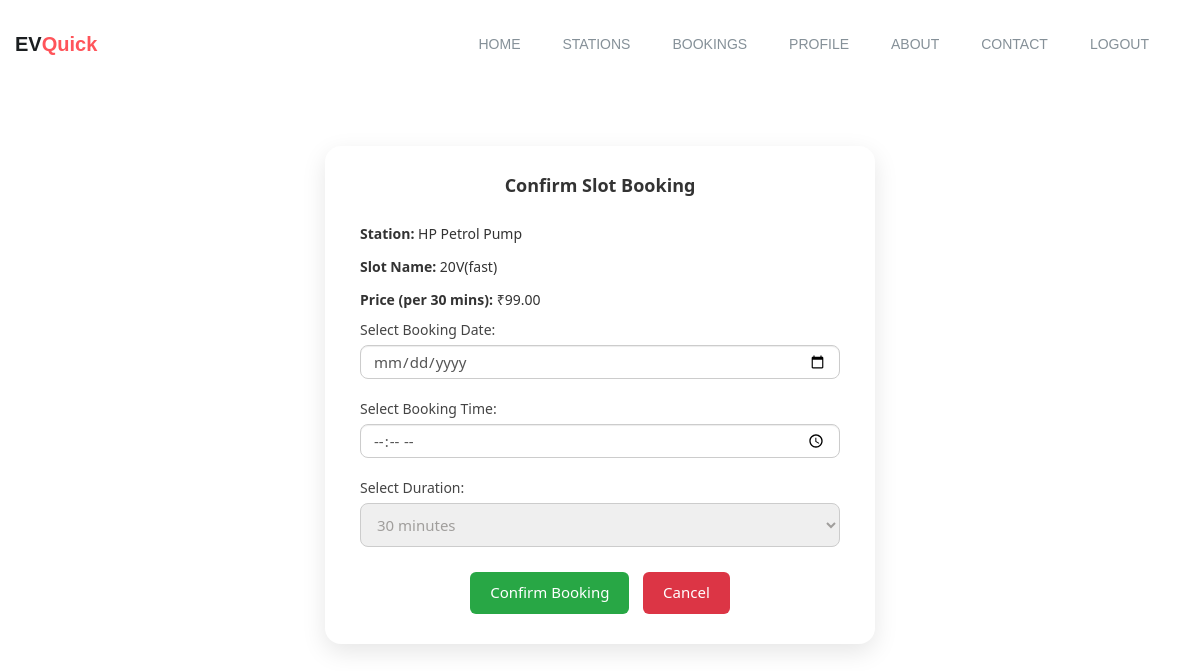
Page /book_slot/1/ (signed in) on the committed database.
### staff/models.py (models this page shows, shortened)
class AvailableSlot(models.Model):
    station = models.ForeignKey(Station, on_delete=models.CASCADE)
    name=models.CharField(max_length=150)
    price=models.DecimalField(max_digits=10,decimal_places=2)
    is_booked = models.BooleanField(default=False)

class Station(models.Model):
    user=models.ForeignKey(AdminUser,on_delete=models.CASCADE)
    name=models.CharField(max_length=200)
    district=models.CharField(max_length=200,choices=Location.DISTRICT_CHOICES)
    location=models.ForeignKey(Location,on_delete=models.CASCADE)

### user/views.py (the view, shortened to what this page needs)
# urls.py: path('book_slot/<int:book_id>/',views.book_slot,name='book_slot'),
@login_required
def book_slot(request, book_id):
    client = Client.objects.get(user=request.user)
    slot = get_object_or_404(AvailableSlot, id=book_id)
    return render(request, 'app/book_slot.html', {'slot': slot})

### user/template/app/book_slot.html (shortened to what this page needs)
{% extends 'app/user_header.html' %}
{% block content %}
<div class="booking-card">
    <h2>Confirm Slot Booking</h2>
    <form method="post">
        <div class="slot-info">
            <p><strong>Station:</strong> {{ slot.station.name }}</p>
            <p><strong>Slot Name:</strong> {{ slot.name }}</p>
            <p><strong>Price (per 30 mins):</strong> ₹{{ slot.price }}</p>
        </div>
        <label class="form-label" for="booking_date">Select Booking Date:</label>
        <input type="date" name="booking_date" required class="form-control">
        <label class="form-label" for="booking_time">Select Booking Time:</label>
        <input type="time" name="booking_time" required class="form-control">
        <label class="form-label" for="duration_minutes">Select Duration:</label>
        <select name="duration_minutes" class="form-select" required>
            <option value="30">30 minutes</option>
        </select>
        <div style="text-align: center;">
            <button type="submit" class="btn-primary">Confirm Booking</button>
            <a href="{% url 'user_slot_list' slot.station.id %}" class="btn-secondary">Cancel</a>
        </div>
    </form>
</div>
{% endblock %}

### static/css/bootsnav.css (style rules this page uses)
body { -webkit-transition: all 0.3s ease-in-out; -moz-transition: all 0.3s ease-in-out; -o-transition: all 0.3s ease-in-out; -ms-transition: all 0.3s ease-in-out; transition: all 0.3s ease-in-out; }

### static/css/style.css (style rules this page uses)
* { padding: 0; margin: 0; }
* { -webkit-box-sizing:border-box; -moz-box-sizing:border-box; -o-box-sizing:border-box; -ms-box-sizing:border-box; box-sizing:border-box; }
body { font-family: 'Poppins', sans-serif; font-size:14px; color:#a09e9c; text-transform:initial; max-width:1920px; margin:0 auto; overflow-x:hidden; }
a,a:hover,a:active,a:focus { display:inline-block; text-decoration:none; color: #343a3f; font-size:16px; padding:0; font-weight: 500; text-transform: capitalize; }
h1,h2,h3,h4,h5,h6 { margin: 0; color:#343a3f; font-size: 18px; font-weight: 500; text-transform: capitalize; }
p { margin: 0; color:#767f86; font-size:14px; line-height: 1.8; text-transform: initial; }
select,input,textarea,button { box-shadow:none;outline:0!important; }
button { background: transparent;border: 0;font-size: 12px; }
html,body { height: 100%; }

### user/template/app/book_slot.html (style rules this page uses)
.booking-card { max-width: 550px; margin: 40px auto; background: #ffffff; padding: 30px 35px; border-radius: 16px; box-shadow: 0 8px 25px rgba(0, 0, 0, 0.1); font-family: 'Segoe UI', Tahoma, Geneva, Verdana, sans-serif; }
.booking-card h2 { text-align: center; margin-bottom: 25px; font-weight: 600; color: #333; }
.form-control { width: 100%; padding: 10px 12px; margin-bottom: 20px; border-radius: 8px; border: 1px solid #ccc; font-size: 15px; }
.form-select { width: 100%; padding: 10px 12px; margin-bottom: 25px; border-radius: 8px; border: 1px solid #ccc; font-size: 15px; }
.form-label { font-weight: 500; margin-bottom: 5px; display: block; color: #444; }
.btn-primary { background-color: #28a745; padding: 10px 20px; color: white; border: none; border-radius: 6px; font-size: 15px; cursor: pointer; transition: background-color 0.3s ease; }
.btn-secondary { background-color: #dc3545; padding: 10px 20px; color: white; text-decoration: none; border-radius: 6px; margin-left: 10px; font-size: 15px; display: inline-block; }
.slot-info p { margin-bottom: 8px; color: #333; }

### rows in the picture
AvailableSlot: station.name "HP Petrol Pump", name "20V(fast)", price "99.00"
